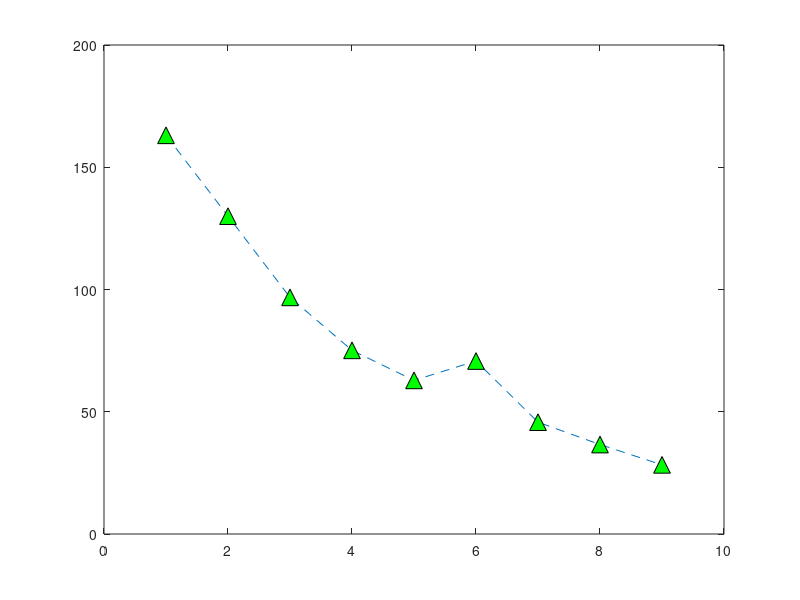

This figure's MATLAB source: (Note: this script raises an error after producing the figure.)
clear;
close all;
%AS3959 firebrand mass flux vertical distribution Forest FDI100 BAL 12.5.

Firebrand_flux = [163.07	130.00	96.78	75.12	62.83	70.75	45.74	36.59	28.28];


plot([Firebrand_flux],'^--','MarkerSize',12,'MarkerEdgeColor','black','MarkerFaceColor',[0 1 0]);

ax = gca;
ax.XTickLabels = {'x=130 m','x=140 m','x=150 m','x=160 m','x=170 m','x=180 m','x=190 m','x=200 m','x=210 m'};

grid on;


box on
xtickangle(45)
xlabel('Vertical plane location','FontWeight','bold','FontSize',20,...
    'FontName','Calibri');
ylabel('Firebrand mass flux (kg.s^{-1})','FontWeight','bold','FontSize',20,...
    'FontName','Calibri');

set(gca,'fontsize',18);

legend('Firebrand mass flux through vertical planes')
